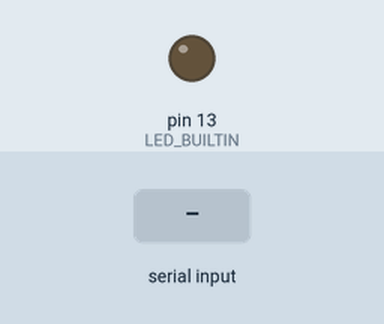
Simulated run of this sketch. Board: Arduino Uno, built with avr-gcc and run on an emulated ATmega328P. On the bench: output pins drawn as LEDs (lit = HIGH). Inputs (shaded band) come from the test bench.

Above: at 1.2 s.
1.3 s: "hhhhh!" received over Serial
At 1.9 s:
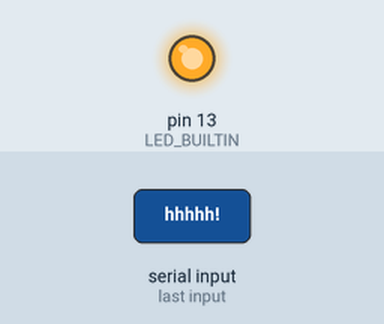
Timing chart, 0 to 4.3 s (numbered marks = the images above; inputs shaded):
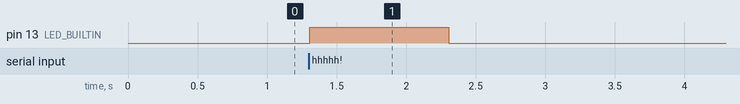

Measured:
- after the input at 1.3 s, pin 13 (LED_BUILTIN): LOW → HIGH at once, → LOW 1.0 s later

The sketch:

connection.ino
```cpp
char dataString[50] = {0};
int a = 0;

void setup() {
  Serial.begin(9600);              //Starting serial communication
  pinMode(LED_BUILTIN, OUTPUT);
}

void loop() {
  if ((Serial.readStringUntil('!')).equals("hhhhh")) {
    digitalWrite(LED_BUILTIN, HIGH);   // turn the LED on (HIGH is the voltage level)
  } else {
    digitalWrite(LED_BUILTIN, LOW);    // turn the LED off by making the voltage LOW
  }
/*  a++;                          // a value increase every loop
  sprintf(dataString,"%02X",a); // convert a value to hexa
  Serial.println(dataString);   // send the data
  delay(1000);
*/
}
```
